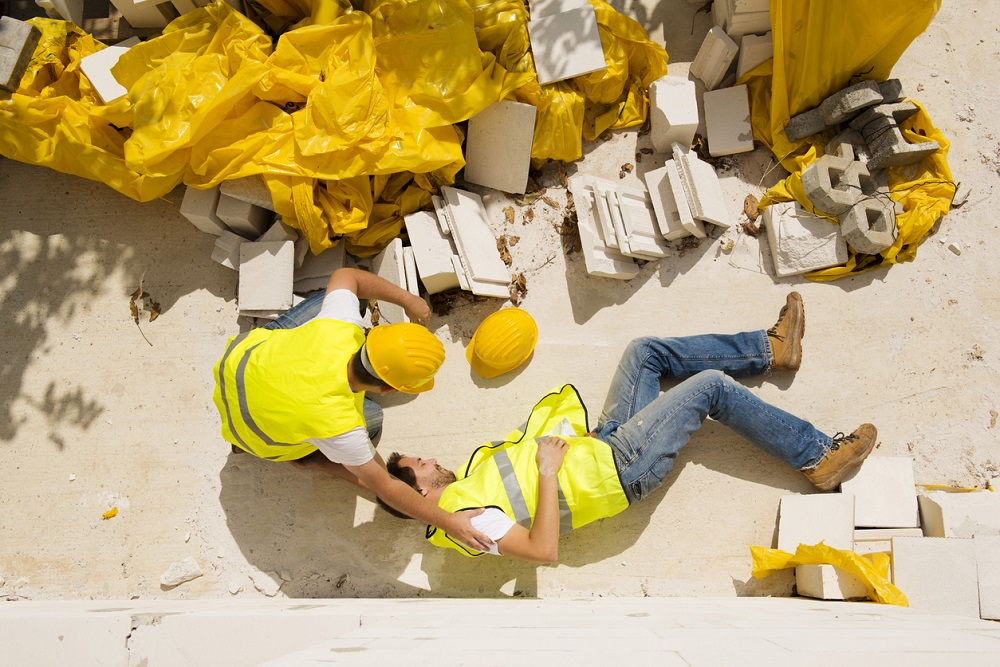
#> input picture Deliverables2/construcsite.jpg, 1000 x 667 px
$ python HistogramEqualizer.py
#> lines starting #> are read from the running program, lines starting #| are printed output that depends on the picture
import numpy as np
import cv2 as cv
from PIL import Image
import matplotlib.pyplot as plt

img = cv.imread('construcsite.jpg')
#> img is the input picture: shape (667, 1000, 3); mean B, G, R 116.2, 165.7, 186.5
img1 = cv.cvtColor(img, cv.COLOR_BGR2GRAY)
(b,g,r) = cv.split(img)
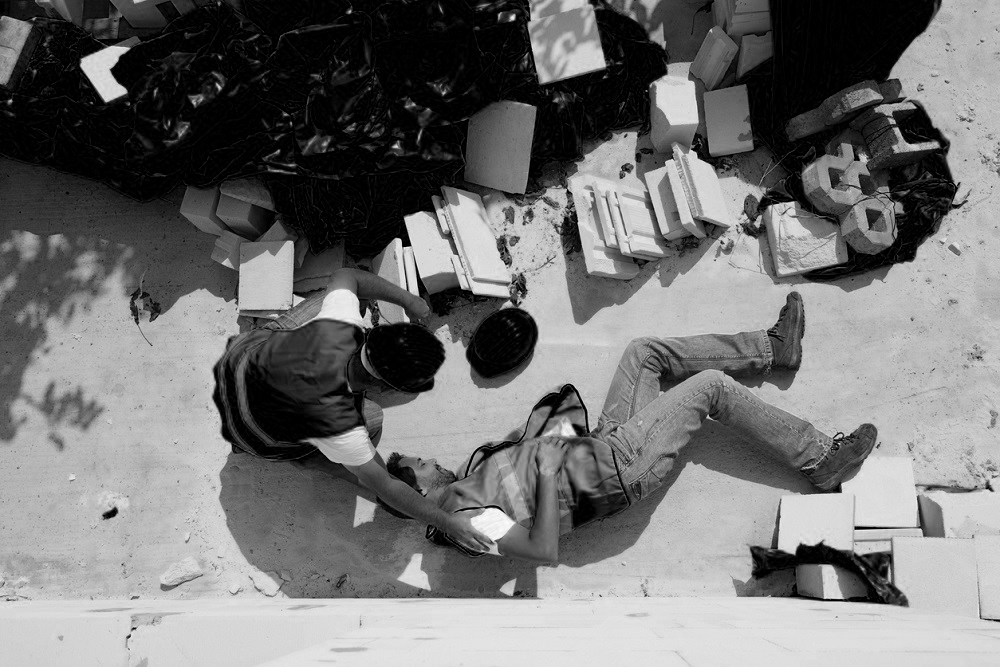
#> b: shape (667, 1000); min 0, max 252, mean 116.2
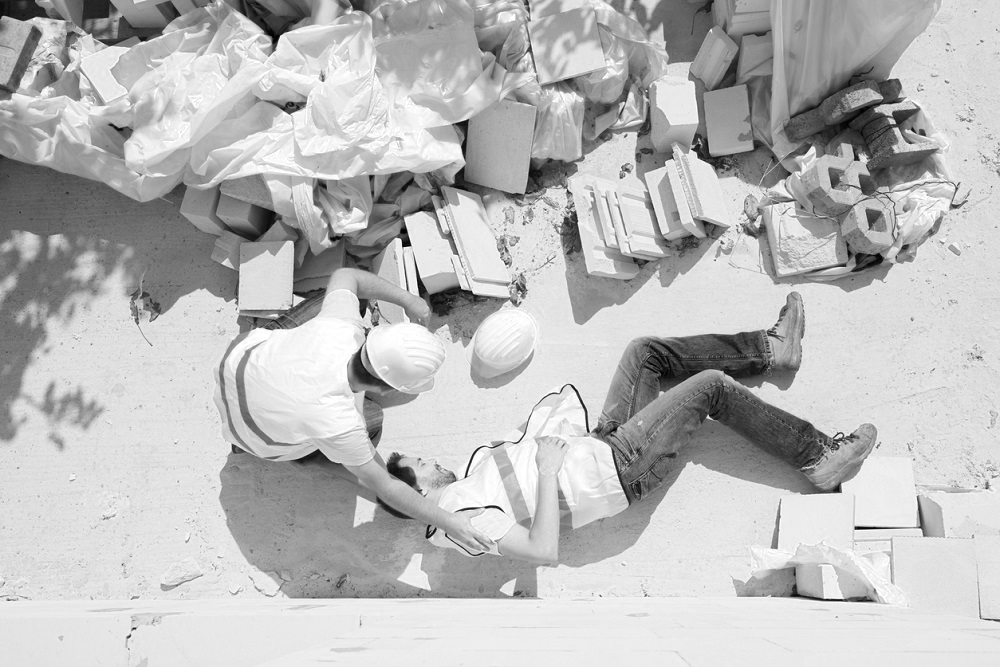
#> r: shape (667, 1000); min 0, max 255, mean 186.5

"""
cv.imshow('blue', b)s
cv.imshow('green', g)
cv.imshow('red', r)
"""

# this will expand the color properly over their gamma
equ = cv.equalizeHist(b)
beq = np.hstack((b,equ)) #stacking images side-by-side (BLUE)
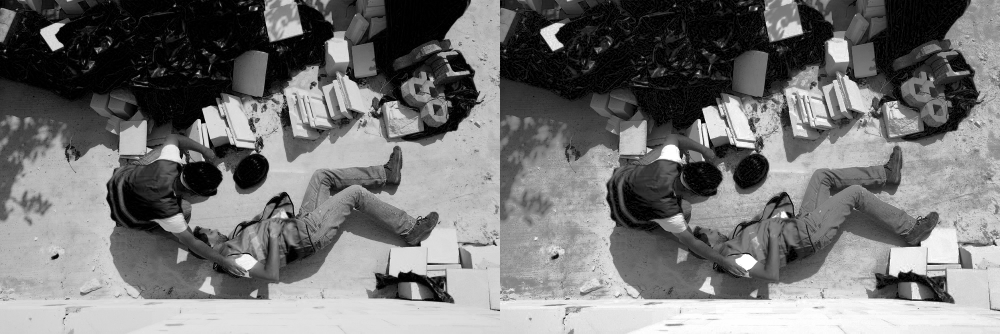
#> beq: shape (667, 2000) (shown at 1/2 size); min 0, max 255, mean 116.5
equ = cv.equalizeHist(g)
geq = np.hstack((g,equ)) #stacking images side-by-side (GREEN)
equ = cv.equalizeHist(r)
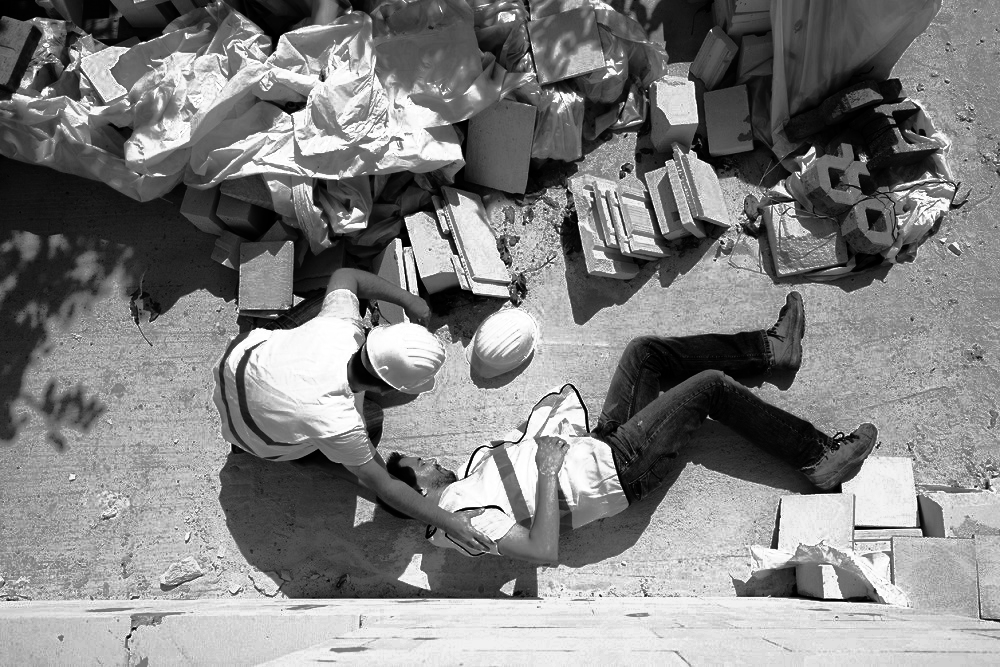
#> equ: shape (667, 1000); min 0, max 255, mean 128.9
req = np.hstack((r,equ)) #stacking images side-by-side (RED)
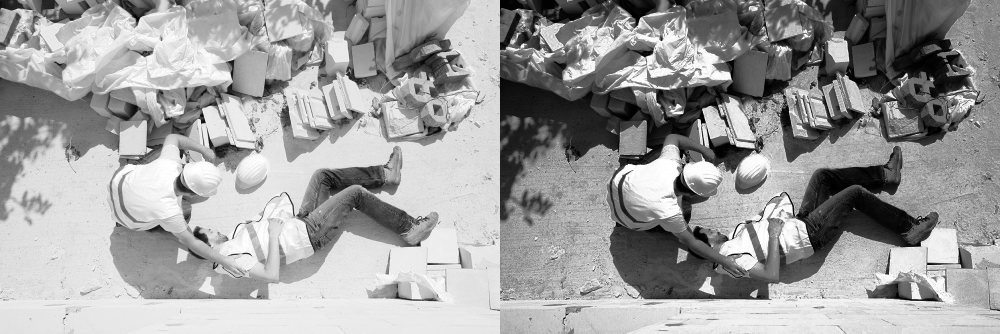
#> req: shape (667, 2000) (shown at 1/2 size); min 0, max 255, mean 157.7

cv.imshow('Blue Equalizer', beq)
cv.imshow('Green Equalizer', geq)
cv.imshow('Red Equalizer', req)

newimg = np.zeros((667, 2000, 3), 'uint8')

newimg[:,:,0] = beq
newimg[:,:,1] = geq
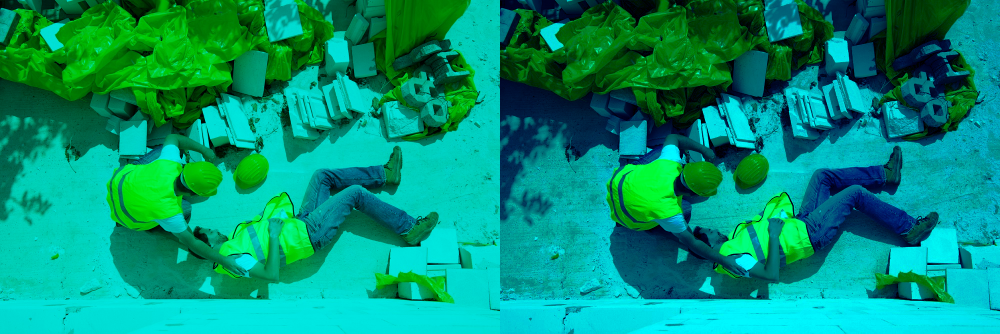
#> newimg: shape (667, 2000, 3) (shown at 1/2 size); mean of channels 0, 1, 2 116.5, 147, 0; drawn as B, G, R
newimg[:,:,2] = req
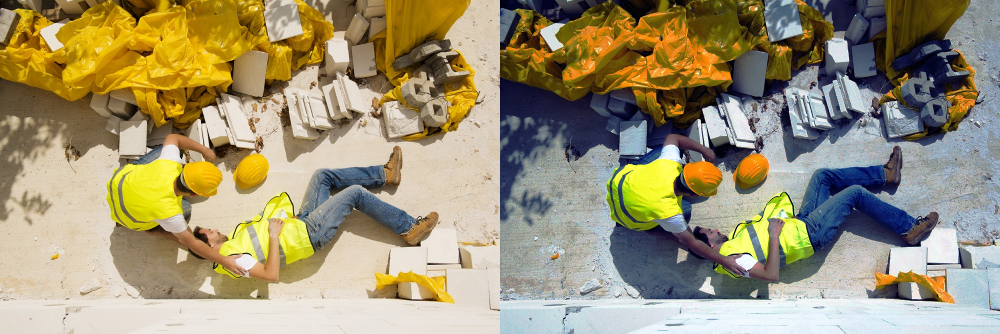
#> newimg: shape (667, 2000, 3) (shown at 1/2 size); mean of channels 0, 1, 2 116.5, 147, 157.7; drawn as B, G, R

#newimg = Image.fromarray(newimg) # to convert it to an image and not just a simple array
cv.imshow('FigureEqualized', newimg)
cv.imshow('Image', img)


while(cv.waitKey(1) != 'q'):
#> (key Esc is pressed here)
#> (key Enter is pressed here)
    pass

cv.destroyAllWindows()
